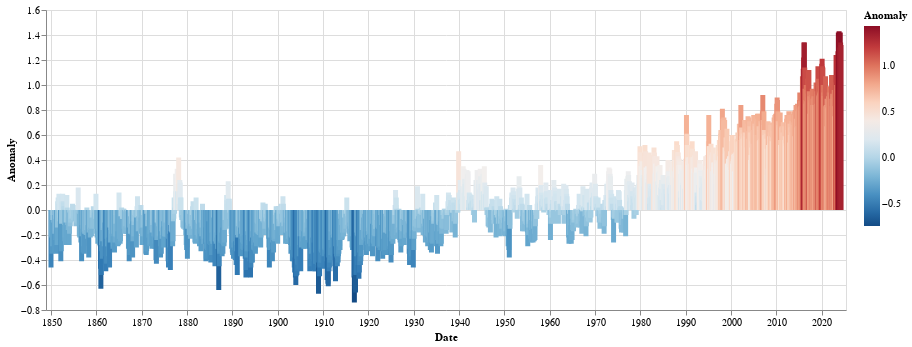

This figure's notebook cell:
### Markdown cell above
## Change color using a [color scheme](https://vega.github.io/vega/docs/schemes/#reference)

### Code cell
chart = alt.Chart(df
).mark_bar(
).encode(
    x='Date',
    y='Anomaly',
    color=alt.Color('Anomaly', scale=alt.Scale(scheme='redblue', reverse=True))
).properties(
    width=800
)

chart

### Figure 1 — Vega-Lite specification as saved in the notebook (floating-point values rounded to 4 significant figures; data arrays with more than 128 entries replaced by an {"elided": "..."} marker saying what was removed)
{"config": {"view": {"continuousWidth": 300, "continuousHeight": 300}}, "data": {"name": "data-28cd39674868bff0586e75d109b20cd9"}, "mark": {"type": "bar"}, "encoding": {"color": {"field": "Anomaly", "scale": {"reverse": true, "scheme": "redblue"}, "type": "quantitative"}, "x": {"field": "Date", "type": "temporal"}, "y": {"field": "Anomaly", "type": "quantitative"}}, "width": 800, "$schema": "https://vega.github.io/schema/vega-lite/v5.16.3.json", "datasets": {"data-28cd39674868bff0586e75d109b20cd9": {"elided": "2092 records"}}}
